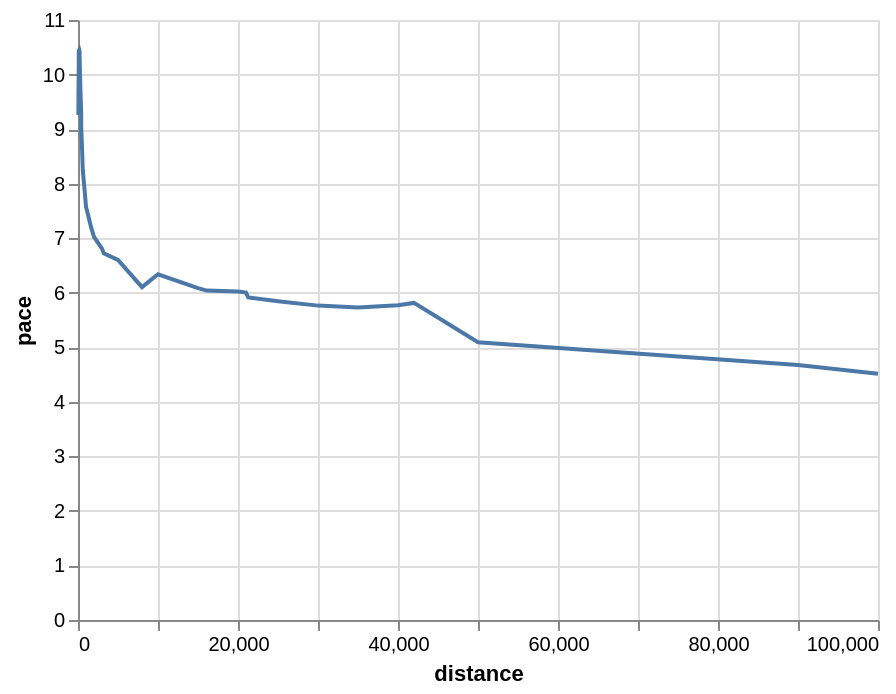

The notebook cell this image was saved under:
### Code cell
alt.Chart(mens_running_all_dedup).mark_line().encode(x="distance", y="pace")

### Figure 1 — Vega-Lite specification as saved in the notebook (floating-point values rounded to 4 significant figures)
{"$schema": "https://vega.github.io/schema/vega-lite/v2.6.0.json", "config": {"view": {"height": 300, "width": 400}}, "data": {"name": "data-907d665356863bf06187ad0c24a2351e"}, "datasets": {"data-907d665356863bf06187ad0c24a2351e": [{"Athlete": "Bruny Surin", "Date": "22 Aug 1999", "Event": "50 m", "Location": "Seville", "Meeting": "World Championships", "N": "+[ac]", "P": null, "Perf": "5.40", "R": "[84]", "V": null, "W": "+0.2", "_5": "CAN", "_9": "ESP", "distance": 50, "logdistance": 1.699, "logpace": 0.9666, "logtime": -1.046, "pace": 9.259, "seconds": 5.4, "time": 0.09}, {"Athlete": "Bruny Surin", "Date": "22 Aug 1999", "Event": "60 m", "Location": "Seville", "Meeting": "World Championships", "N": "+[ad]", "P": null, "Perf": "6.25", "R": "[84][85]", "V": null, "W": "+0.2", "_5": "CAN", "_9": "ESP", "distance": 60, "logdistance": 1.778, "logpace": 0.9823, "logtime": -0.9823, "pace": 9.6, "seconds": 6.25, "time": 0.1042}, {"Athlete": "Ivory Crockett", "Date": "11 May 1974", "Event": "100 y", "Location": "Knoxville", "Meeting": null, "N": "h", "P": null, "Perf": "9.00", "R": "[87]", "V": null, "W": null, "_5": "USA", "_9": "USA", "distance": 91.44, "logdistance": 1.961, "logpace": 1.007, "logtime": -0.8239, "pace": 10.16, "seconds": 9, "time": 0.15}, {"Athlete": "Usain Bolt", "Date": "16 Aug 2009", "Event": "100 m", "Location": "Berlin", "Meeting": "World Championships", "N": null, "P": "P", "Perf": "9.58", "R": "[5]", "V": "", "W": "+0.9", "_5": "JAM", "_9": "GER", "distance": 100, "logdistance": 2, "logpace": 1.019, "logtime": -0.7968, "pace": 10.44, "seconds": 9.58, "time": 0.1597}, {"Athlete": "Usain Bolt", "Date": "17 May 2009", "Event": "150 m straight", "Location": "Manchester", "Meeting": "Manchester City Games", "N": null, "P": null, "Perf": "14.35", "R": "[90]", "V": null, "W": "+1.1", "_5": "JAM", "_9": "GBR", "distance": 150, "logdistance": 2.176, "logpace": 1.019, "logtime": -0.6213, "pace": 10.45, "seconds": 14.35, "time": 0.2392}, {"Athlete": "Usain Bolt", "Date": "20 Aug 2009", "Event": "200 m", "Location": "Berlin", "Meeting": "World Championships", "N": null, "P": "P", "Perf": "19.19", "R": "[5]", "V": "", "W": "−0.3", "_5": "JAM", "_9": "GER", "distance": 200, "logdistance": 2.301, "logpace": 1.018, "logtime": -0.4951, "pace": 10.42, "seconds": 19.19, "time": 0.3198}, {"Athlete": "Tommie Smith", "Date": "7 May 1966", "Event": "220 y (straight)", "Location": "San Jose", "Meeting": "Video on YouTube", "N": "h", "P": null, "Perf": "19.50", "R": "[93]", "V": null, "W": "+1.9", "_5": "USA", "_9": "USA", "distance": 201.2, "logdistance": 2.304, "logpace": 1.014, "logtime": -0.4881, "pace": 10.32, "seconds": 19.5, "time": 0.325}, {"Athlete": "Wayde van Niekerk", "Date": "28 Jun 2017", "Event": "300 m", "Location": "Ostrava", "Meeting": "Golden Spike Ostrava", "N": null, "P": null, "Perf": "30.81", "R": "[95]", "V": null, "W": null, "_5": "RSA", "_9": "CZE", "distance": 300, "logdistance": 2.477, "logpace": 0.9884, "logtime": -0.2895, "pace": 9.737, "seconds": 30.81, "time": 0.5135}, {"Athlete": "Wayde van Niekerk", "Date": "14 Aug 2016", "Event": "400 m", "Location": "Rio de Janeiro", "Meeting": "Olympic Games", "N": null, "P": "P", "Perf": "43.03", "R": "[6]", "V": "", "W": null, "_5": "RSA", "_9": "BRA", "distance": 400, "logdistance": 2.602, "logpace": 0.9683, "logtime": -0.1444, "pace": 9.296, "seconds": 43.03, "time": 0.7172}, {"Athlete": "John Smith", "Date": "26 Jun 1971", "Event": "440 y", "Location": "Eugene", "Meeting": "USA Championships", "N": null, "P": null, "Perf": "44.50", "R": "[96][97][98]", "V": null, "W": null, "_5": "USA", "_9": "USA", "distance": 402.3, "logdistance": 2.605, "logpace": 0.9562, "logtime": -0.1298, "pace": 9.041, "seconds": 44.5, "time": 0.7417}, {"Athlete": "David Rudisha", "Date": "10 Sep 2016", "Event": "500 m", "Location": "Newcastle", "Meeting": "Great North CityGames", "N": "[af]", "P": null, "Perf": "57.69", "R": "[99]", "V": null, "W": null, "_5": "KEN", "_9": "GBR", "distance": 500, "logdistance": 2.699, "logpace": 0.9379, "logtime": -0.01705, "pace": 8.667, "seconds": 57.69, "time": 0.9615}, {"Athlete": "Johnny Gray", "Date": "24 May 1986", "Event": "600 m", "Location": "Santa Monica", "Meeting": null, "N": null, "P": null, "Perf": "1:12.81", "R": null, "V": null, "W": null, "_5": "USA", "_9": "USA", "distance": 600, "logdistance": 2.778, "logpace": 0.916, "logtime": 0.08404, "pace": 8.241, "seconds": 72.81, "time": 1.214}, {"Athlete": "David Rudisha", "Date": "9 Aug 2012", "Event": "800 m", "Location": "London", "Meeting": "Olympic Games", "N": null, "P": "P", "Perf": "1:40.91", "R": "[7]", "V": "", "W": null, "_5": "KEN", "_9": "GBR", "distance": 800, "logdistance": 2.903, "logpace": 0.8992, "logtime": 0.2258, "pace": 7.928, "seconds": 100.9, "time": 1.682}, {"Athlete": "Noah Ngeny", "Date": "5 Sep 1999", "Event": "1000 m", "Location": "Rieti", "Meeting": "Rieti Meeting", "N": null, "P": "P", "Perf": "2:11.96", "R": null, "V": "", "W": null, "_5": "KEN", "_9": "ITA", "distance": 1000, "logdistance": 3, "logpace": 0.8796, "logtime": 0.3423, "pace": 7.578, "seconds": 132.0, "time": 2.199}, {"Athlete": "Hicham El Guerrouj", "Date": "14 Jul 1998", "Event": "1500 m", "Location": "Rome", "Meeting": "Golden Gala", "N": null, "P": "P", "Perf": "3:26.00", "R": null, "V": "", "W": null, "_5": "MAR", "_9": "ITA", "distance": 1500, "logdistance": 3.176, "logpace": 0.8622, "logtime": 0.5357, "pace": 7.282, "seconds": 206, "time": 3.433}, {"Athlete": "Hicham El Guerrouj", "Date": "7 Jul 1999", "Event": "Mile", "Location": "Rome", "Meeting": "Golden Gala", "N": null, "P": "P", "Perf": "3:43.13", "R": null, "V": "", "W": null, "_5": "MAR", "_9": "ITA", "distance": 1609, "logdistance": 3.207, "logpace": 0.858, "logtime": 0.5704, "pace": 7.211, "seconds": 223.1, "time": 3.719}, {"Athlete": "Hicham El Guerrouj", "Date": "7 Sep 1999", "Event": "2000 m", "Location": "Berlin", "Meeting": "ISTAF", "N": null, "P": null, "Perf": "4:44.79", "R": null, "V": "", "W": null, "_5": "MAR", "_9": "GER", "distance": 2000, "logdistance": 3.301, "logpace": 0.8465, "logtime": 0.6764, "pace": 7.023, "seconds": 284.8, "time": 4.747}, {"Athlete": "Daniel Komen", "Date": "1 Sep 1996", "Event": "3000 m", "Location": "Rieti", "Meeting": "Rieti Meeting", "N": null, "P": "P", "Perf": "7:20.67", "R": null, "V": "", "W": null, "_5": "KEN", "_9": "ITA", "distance": 3000, "logdistance": 3.477, "logpace": 0.833, "logtime": 0.866, "pace": 6.808, "seconds": 440.7, "time": 7.345}, {"Athlete": "Daniel Komen", "Date": "17 Jul 1997", "Event": "Two miles", "Location": "Hechtel-Eksel", "Meeting": null, "N": null, "P": "P", "Perf": "7:58.61", "R": null, "V": null, "W": null, "_5": "KEN", "_9": "BEL", "distance": 3218, "logdistance": 3.508, "logpace": 0.8276, "logtime": 0.9018, "pace": 6.724, "seconds": 478.6, "time": 7.977}, {"Athlete": "Kenenisa Bekele", "Date": "31 May 2004", "Event": "5000 m (track)", "Location": "Hengelo", "Meeting": "Fanny Blankers-Koen Games", "N": null, "P": "P", "Perf": "12:37.35", "R": null, "V": "", "W": null, "_5": "ETH", "_9": "NED", "distance": 5000, "logdistance": 3.699, "logpace": 0.8197, "logtime": 1.101, "pace": 6.602, "seconds": 757.4, "time": 12.62}, {"Athlete": "Deriba Merga", "Date": "18 Feb 2011", "Event": "8 km (road)", "Location": "Ras al-Khaimah", "Meeting": "RAK Half Marathon", "N": "+", "P": null, "Perf": "21:51.00", "R": "[100]", "V": null, "W": null, "_5": "ETH", "_9": "UAE", "distance": 8000, "logdistance": 3.903, "logpace": 0.7855, "logtime": 1.339, "pace": 6.102, "seconds": 1311, "time": 21.85}, {"Athlete": "Kenenisa Bekele", "Date": "26 Aug 2005", "Event": "10,000 m (track)", "Location": "Brussels", "Meeting": "Memorial Van Damme", "N": null, "P": "P", "Perf": "26:17.53", "R": null, "V": "", "W": null, "_5": "ETH", "_9": "BEL", "distance": 10000, "logdistance": 4, "logpace": 0.802, "logtime": 1.42, "pace": 6.339, "seconds": 1578.0, "time": 26.29}, {"Athlete": "Joshua Cheptegei", "Date": "18 Nov 2018", "Event": "15 km (road)", "Location": "Nijmegen", "Meeting": "Zevenheuvelenloop", "N": null, "P": null, "Perf": "41:05.00", "R": "[101]", "V": null, "W": null, "_5": "UGA", "_9": "NED", "distance": 15000, "logdistance": 4.176, "logpace": 0.7843, "logtime": 1.614, "pace": 6.085, "seconds": 2465, "time": 41.08}, {"Athlete": "Haile Gebrselassie", "Date": "4 Sep 2005", "Event": "10 miles (road)", "Location": "Tilburg", "Meeting": "Tilburg Ten Miles", "N": "[ah]", "P": null, "Perf": "44:24.00", "R": null, "V": null, "W": null, "_5": "ETH", "_9": "NED", "distance": 16090, "logdistance": 4.207, "logpace": 0.781, "logtime": 1.647, "pace": 6.04, "seconds": 2664, "time": 44.4}, {"Athlete": "Zersenay Tadese", "Date": "21 Mar 2010", "Event": "20 km (road)", "Location": "Lisbon", "Meeting": "Lisbon Half Marathon", "N": "+", "P": null, "Perf": "55:21.00", "R": "[102]", "V": null, "W": null, "_5": "ERI", "_9": "POR", "distance": 20000, "logdistance": 4.301, "logpace": 0.7798, "logtime": 1.743, "pace": 6.022, "seconds": 3321, "time": 55.35}, {"Athlete": "Abraham Kiptum", "Date": "28 Oct 2018", "Event": "Half marathon", "Location": "Valencia", "Meeting": "Valencia Half Marathon", "N": null, "P": "P", "Perf": "58:18.00", "R": "[13]", "V": "", "W": null, "_5": "KEN", "_9": "ESP", "distance": 21000, "logdistance": 4.322, "logpace": 0.7784, "logtime": 1.766, "pace": 6.003, "seconds": 3498, "time": 58.3}, {"Athlete": "Haile Gebrselassie", "Date": "27 Jun 2007", "Event": "One hour (track)", "Location": "Ostrava", "Meeting": "Golden Spike Ostrava", "N": null, "P": "P", "Perf": "21,285 m", "R": "[14]", "V": "", "W": null, "_5": "ETH", "_9": "CZE", "distance": 21285, "logdistance": 4.328, "logpace": 0.7718, "logtime": 1.778, "pace": 5.912, "seconds": 3600, "time": 60}, {"Athlete": "Dennis Kipruto Kimetto", "Date": "6 May 2012", "Event": "25 km (road)", "Location": "Berlin", "Meeting": "BIG 25", "N": null, "P": null, "Perf": "1:11:18.00", "R": "[103][104]", "V": null, "W": null, "_5": "KEN", "_9": "GER", "distance": 25000, "logdistance": 4.398, "logpace": 0.7667, "logtime": 1.853, "pace": 5.844, "seconds": 4278, "time": 71.3}, {"Athlete": "Eliud Kipchoge", "Date": "16 Sep 2018", "Event": "30 km (road)", "Location": "Berlin", "Meeting": "Berlin Marathon", "N": "+", "P": null, "Perf": "1:26:45", "R": "[105]", "V": null, "W": null, "_5": "KEN", "_9": "GER", "distance": 30000, "logdistance": 4.477, "logpace": 0.7607, "logtime": 1.938, "pace": 5.764, "seconds": 5205, "time": 86.75}, {"Athlete": "Dennis Kipruto Kimetto", "Date": "28 Sep 2014", "Event": "35 km (road)", "Location": "Berlin", "Meeting": "Berlin Marathon", "N": "+", "P": null, "Perf": "1:41:47.00", "R": "[106]", "V": null, "W": null, "_5": "KEN", "_9": "GER", "distance": 35000, "logdistance": 4.544, "logpace": 0.7582, "logtime": 2.008, "pace": 5.731, "seconds": 6107, "time": 101.8}, {"Athlete": "Eliud Kipchoge", "Date": "16 Sep 2018", "Event": "40 km (road)", "Location": "Berlin", "Meeting": "Berlin Marathon", "N": "+", "P": null, "Perf": "1:55:32", "R": "[107]", "V": null, "W": null, "_5": "KEN", "_9": "GER", "distance": 40000, "logdistance": 4.602, "logpace": 0.7612, "logtime": 2.063, "pace": 5.77, "seconds": 6932, "time": 115.5}, {"Athlete": "Eliud Kipchoge", "Date": "6 May 2017", "Event": "Marathon[b]", "Location": "Monza", "Meeting": "Autodromo Nazionale Monza", "N": "[c]", "P": null, "Perf": "2:00:25", "R": "[18]", "V": "[1]", "W": null, "_5": "KEN", "_9": "ITA", "distance": 42000, "logdistance": 4.623, "logpace": 0.7644, "logtime": 2.081, "pace": 5.813, "seconds": 7225, "time": 120.4}, {"Athlete": "Thompson Magawana", "Date": "2 Apr 1988", "Event": "50 km (road)", "Location": "Cape Town", "Meeting": null, "N": "+", "P": null, "Perf": "2:43:38", "R": "[108]", "V": null, "W": null, "_5": "RSA", "_9": "RSA", "distance": 50000, "logdistance": 4.699, "logpace": 0.7069, "logtime": 2.214, "pace": 5.093, "seconds": 9818, "time": 163.6}, {"Athlete": "Leonid Shvetsov", "Date": "2007", "Event": "90 km (road)", "Location": "Durban", "Meeting": "Comrades Marathon", "N": null, "P": null, "Perf": "5:20:49.00", "R": null, "V": null, "W": null, "_5": "RUS", "_9": "RSA", "distance": 90000, "logdistance": 4.954, "logpace": 0.6698, "logtime": 2.506, "pace": 4.676, "seconds": 19249, "time": 320.8}, {"Athlete": "Nao Kazami", "Date": "24 Jun 2018", "Event": "100 km (road)", "Location": "Yūbetsu", "Meeting": "Lake Saroma Ultramarathon", "N": null, "P": null, "Perf": "6:09:14.00", "R": "[19]", "V": null, "W": null, "_5": "JPN", "_9": "JPN", "distance": 100000, "logdistance": 5, "logpace": 0.6545, "logtime": 2.567, "pace": 4.514, "seconds": 22154, "time": 369.2}]}, "encoding": {"x": {"field": "distance", "type": "quantitative"}, "y": {"field": "pace", "type": "quantitative"}}, "mark": "line"}
